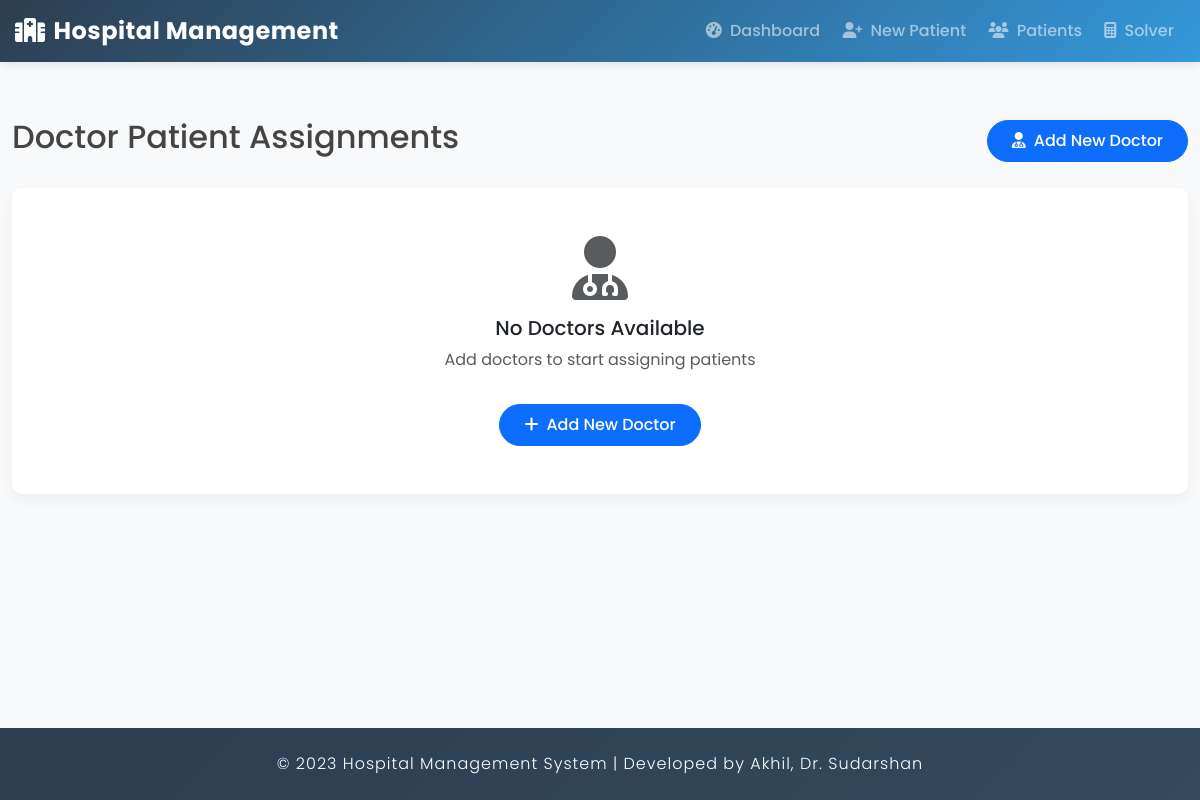
The page /doctor-patients/ on the database as committed earlier.
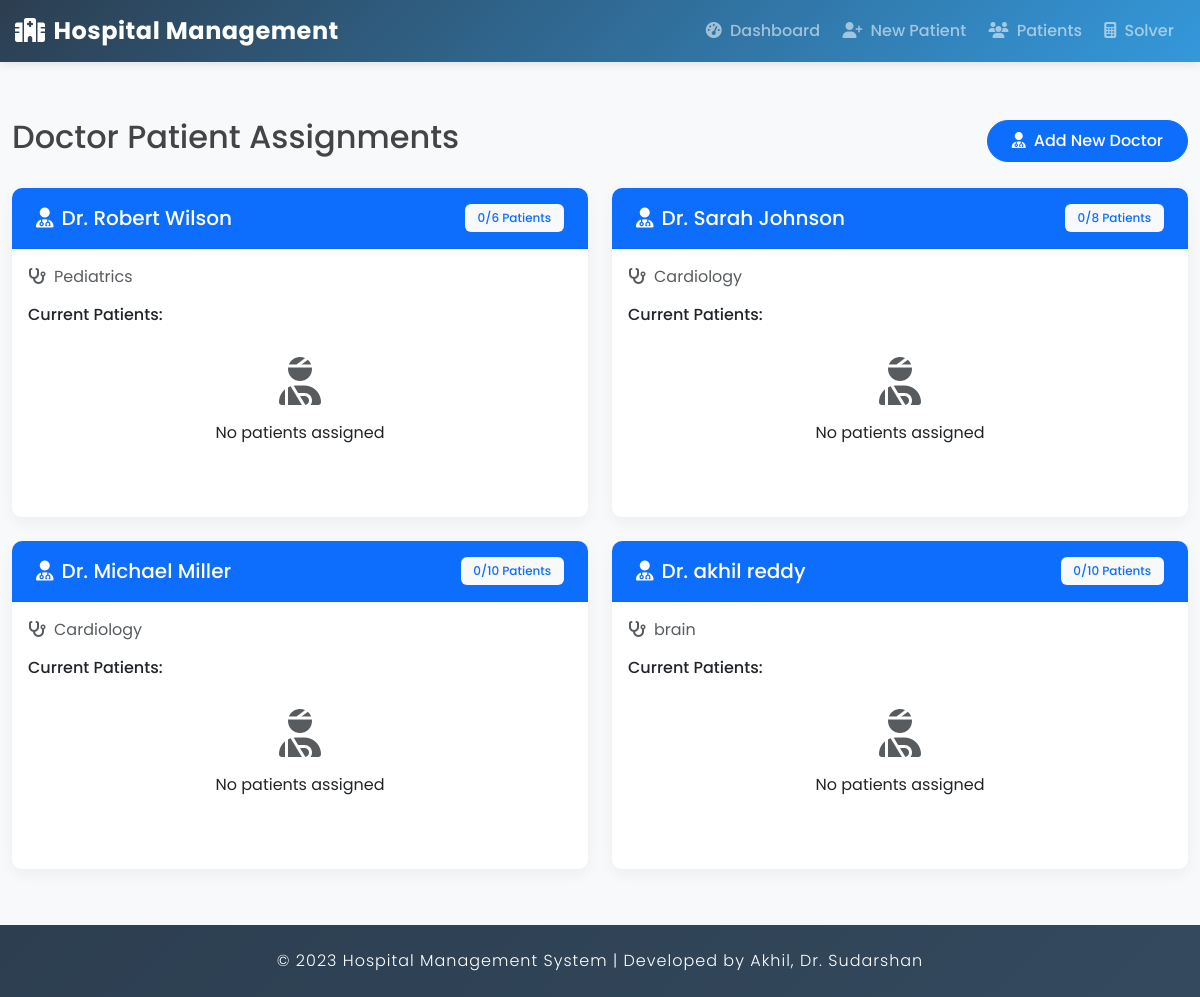
The same page on the database as committed later.
### hospital/models.py (models this page shows, shortened)
class Doctor(models.Model):
    user = models.OneToOneField(User, on_delete=models.CASCADE)
    specialty = models.CharField(max_length=100)
    is_available = models.BooleanField(default=True)
    max_patients = models.IntegerField(default=5)

### hospital/views.py (the view)
# urls.py: path('doctor-patients/', views.doctor_patients_view, name='doctor_patients'),
def doctor_patients_view(request):
    doctors = Doctor.objects.prefetch_related('patient_set').all()
    context = {
        'doctors': doctors,
    }
    return render(request, 'hospital/doctor_patients.html', context)

### hospital/templates/hospital/doctor_patients.html (shortened to what the changed rows need)
{% extends 'hospital/base.html' %}
{% block content %}
<div class="container-fluid">
    <div class="row mb-4">
        <div class="col-md-12">
            <div class="d-flex justify-content-between align-items-center">
                <h2>Doctor Patient Assignments</h2>
            </div>
        </div>
    </div>
    <div class="row">
        {% for doctor in doctors %}
        <div class="col-md-6 mb-4">
            <div class="card h-100">
                <div class="card-header bg-primary text-white">
                    <div class="d-flex justify-content-between align-items-center">
                        <h5 class="card-title mb-0">
                            <i class="fas fa-user-md me-2"></i>Dr. {{ doctor.user.get_full_name }}
                        </h5>
                        <span class="badge bg-light text-primary">
                            {{ doctor.patient_set.count }}/{{ doctor.max_patients }} Patients
                        </span>
                    </div>
                </div>
                <div class="card-body">
                    {% if doctor.specialty %}
                    <p class="text-muted mb-3">
                        <i class="fas fa-stethoscope me-2"></i>{{ doctor.specialty }}
                    </p>
                    {% endif %}
                    <h6 class="mb-3">Current Patients:</h6>
                    {% if doctor.patient_set.all %}
                    <div class="table-responsive">
                        <table class="table table-hover">
                            <thead>
                                <tr>
                                    <th>Patient Name</th>
                                    <th>Priority</th>
                                    <th>Status</th>
                                    <th>Admission Date</th>
                                </tr>
                            </thead>
                            <tbody>
                                {% for patient in doctor.patient_set.all %}
                                <tr>
                                    <td>
                                        <div class="d-flex align-items-center">
                                            <div class="avatar avatar-sm bg-light rounded-circle p-2 me-2">
                                                <i class="fas fa-user text-secondary"></i>
                                            </div>
                                            <div>
                                                <p class="mb-0">{{ patient.name }}</p>
                                                <small class="text-muted">ID: #{{ patient.id }}</small>
                                            </div>
                                        </div>
                                    </td>
                                    <td>
                                        <span class="badge bg-{% if patient.priority >= 4 %}danger{% elif patient.priority >= 3 %}warning{% else %}info{% endif %}">
                                            {{ patient.get_priority_display }}
                                        </span>
                                    </td>
                                    <td>
                                        <span class="badge bg-{% if patient.status == 'WAI' %}warning{% elif patient.status == 'ADM' %}success{% elif patient.status == 'TRE' %}info{% else %}secondary{% endif %}">
                                            {{ patient.get_status_display }}
                                        </span>
                                    </td>
                                    <td>{{ patient.admission_date|date:"Y-m-d H:i" }}</td>
                                </tr>
                                {% endfor %}
                            </tbody>
                        </table>
                    </div>
                    {% else %}
                    <div class="text-center py-3">
                        <div class="empty-state">
                            <i class="fas fa-user-injured fa-3x text-muted mb-3"></i>
                            <p>No patients assigned</p>
                        </div>
                    </div>
                    {% endif %}
                </div>
            </div>
        </div>
        {% empty %}
        <div class="col-md-12">
            <div class="card">
                <div class="card-body text-center py-5">
                    <div class="empty-state">
                        <i class="fas fa-user-md fa-4x text-muted mb-3"></i>
                        <h5>No Doctors Available</h5>
                        <p class="text-muted">Add doctors to start assigning patients</p>
                        <a href="{% url 'hospital:doctor_add' %}" class="btn btn-primary mt-3">
                            <i class="fas fa-plus me-2"></i>Add New Doctor
                        </a>
                    </div>
                </div>
            </div>
        </div>
        {% endfor %}
    </div>
</div>
{% endblock %}

Rows that differ between the two databases and show on the page:
added Doctor: user.get_full_name "Robert Wilson", patient_set.count "0", max_patients "6", specialty "Pediatrics", shows "No patients assigned"
added Doctor: user.get_full_name "Sarah Johnson", patient_set.count "0", max_patients "8", specialty "Cardiology", shows "No patients assigned"
added Doctor: user.get_full_name "Michael Miller", patient_set.count "0", max_patients "10", specialty "Cardiology", shows "No patients assigned"
added Doctor: user.get_full_name "akhil reddy", patient_set.count "0", max_patients "10", specialty "brain", shows "No patients assigned"
Other text that changed with them:
text no longer shown: "No Doctors Available Add doctors to start assigning patients Add New Doctor"
